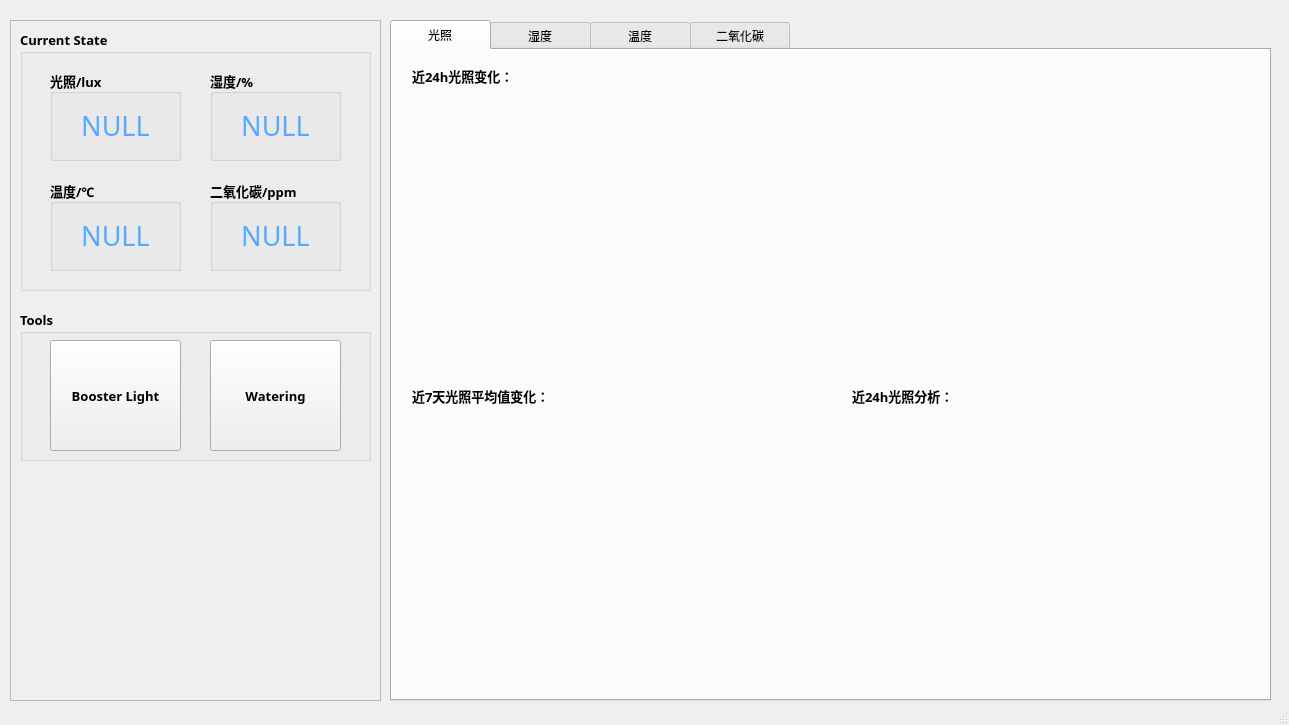
<?xml version="1.0" encoding="UTF-8"?>
<ui version="4.0">
 <class>URPMainWindow</class>
 <widget class="QMainWindow" name="URPMainWindow">
  <property name="geometry">
   <rect>
    <x>0</x>
    <y>0</y>
    <width>1289</width>
    <height>725</height>
   </rect>
  </property>
  <property name="windowTitle">
   <string>MainWindow</string>
  </property>
  <widget class="QWidget" name="centralwidget">
   <widget class="QSplitter" name="splitter">
    <property name="geometry">
     <rect>
      <x>390</x>
      <y>20</y>
      <width>881</width>
      <height>681</height>
     </rect>
    </property>
    <property name="orientation">
     <enum>Qt::Horizontal</enum>
    </property>
    <widget class="QTabWidget" name="tabWidget">
     <property name="enabled">
      <bool>true</bool>
     </property>
     <property name="styleSheet">
      <string notr="true">QTabBar::tab{width:100;height:30}
QTabBar::tab{font: 75 10pt &quot;等线&quot;}
</string>
     </property>
     <property name="tabShape">
      <enum>QTabWidget::Rounded</enum>
     </property>
     <property name="currentIndex">
      <number>0</number>
     </property>
     <property name="usesScrollButtons">
      <bool>true</bool>
     </property>
     <property name="documentMode">
      <bool>false</bool>
     </property>
     <property name="tabsClosable">
      <bool>false</bool>
     </property>
     <property name="tabBarAutoHide">
      <bool>false</bool>
     </property>
     <widget class="QWidget" name="tab_illum">
      <attribute name="title">
       <string>光照</string>
      </attribute>
      <widget class="QLabel" name="tab_illum_label1">
       <property name="geometry">
        <rect>
         <x>-30</x>
         <y>40</y>
         <width>881</width>
         <height>281</height>
        </rect>
       </property>
       <property name="text">
        <string/>
       </property>
      </widget>
      <widget class="QLabel" name="tab_illum_label2">
       <property name="geometry">
        <rect>
         <x>20</x>
         <y>360</y>
         <width>411</width>
         <height>281</height>
        </rect>
       </property>
       <property name="text">
        <string/>
       </property>
      </widget>
      <widget class="QLabel" name="tab_illum_label3">
       <property name="geometry">
        <rect>
         <x>410</x>
         <y>330</y>
         <width>471</width>
         <height>311</height>
        </rect>
       </property>
       <property name="text">
        <string/>
       </property>
      </widget>
      <widget class="QLabel" name="illum_title_label_1">
       <property name="geometry">
        <rect>
         <x>20</x>
         <y>10</y>
         <width>241</width>
         <height>31</height>
        </rect>
       </property>
       <property name="font">
        <font>
         <family>微软雅黑</family>
         <pointsize>10</pointsize>
         <weight>75</weight>
         <bold>true</bold>
        </font>
       </property>
       <property name="text">
        <string>近24h光照变化：</string>
       </property>
      </widget>
      <widget class="QLabel" name="illum_title_label_2">
       <property name="geometry">
        <rect>
         <x>20</x>
         <y>330</y>
         <width>241</width>
         <height>31</height>
        </rect>
       </property>
       <property name="font">
        <font>
         <family>微软雅黑</family>
         <pointsize>10</pointsize>
         <weight>75</weight>
         <bold>true</bold>
        </font>
       </property>
       <property name="text">
        <string>近7天光照平均值变化：</string>
       </property>
      </widget>
      <widget class="QLabel" name="illum_title_label_3">
       <property name="geometry">
        <rect>
         <x>460</x>
         <y>330</y>
         <width>241</width>
         <height>31</height>
        </rect>
       </property>
       <property name="font">
        <font>
         <family>微软雅黑</family>
         <pointsize>10</pointsize>
         <weight>75</weight>
         <bold>true</bold>
        </font>
       </property>
       <property name="text">
        <string>近24h光照分析：</string>
       </property>
      </widget>
     </widget>
     <widget class="QWidget" name="tab_hum">
      <attribute name="title">
       <string>湿度</string>
      </attribute>
      <widget class="QLabel" name="tab_hum_label1">
       <property name="geometry">
        <rect>
         <x>-30</x>
         <y>40</y>
         <width>881</width>
         <height>281</height>
        </rect>
       </property>
       <property name="text">
        <string/>
       </property>
      </widget>
      <widget class="QLabel" name="hum_title_label_1">
       <property name="geometry">
        <rect>
         <x>20</x>
         <y>10</y>
         <width>241</width>
         <height>31</height>
        </rect>
       </property>
       <property name="font">
        <font>
         <family>微软雅黑</family>
         <pointsize>10</pointsize>
         <weight>75</weight>
         <bold>true</bold>
        </font>
       </property>
       <property name="text">
        <string>近24h湿度变化：</string>
       </property>
      </widget>
      <widget class="QLabel" name="hum_title_label_2">
       <property name="geometry">
        <rect>
         <x>20</x>
         <y>330</y>
         <width>241</width>
         <height>31</height>
        </rect>
       </property>
       <property name="font">
        <font>
         <family>微软雅黑</family>
         <pointsize>10</pointsize>
         <weight>75</weight>
         <bold>true</bold>
        </font>
       </property>
       <property name="text">
        <string>近7天湿度平均值变化：</string>
       </property>
      </widget>
      <widget class="QLabel" name="tab_hum_label2">
       <property name="geometry">
        <rect>
         <x>20</x>
         <y>360</y>
         <width>411</width>
         <height>281</height>
        </rect>
       </property>
       <property name="text">
        <string/>
       </property>
      </widget>
      <widget class="QLabel" name="tab_hum_label3">
       <property name="geometry">
        <rect>
         <x>410</x>
         <y>330</y>
         <width>471</width>
         <height>311</height>
        </rect>
       </property>
       <property name="text">
        <string/>
       </property>
      </widget>
      <widget class="QLabel" name="hum_title_label_4">
       <property name="geometry">
        <rect>
         <x>460</x>
         <y>330</y>
         <width>241</width>
         <height>31</height>
        </rect>
       </property>
       <property name="font">
        <font>
         <family>微软雅黑</family>
         <pointsize>10</pointsize>
         <weight>75</weight>
         <bold>true</bold>
        </font>
       </property>
       <property name="text">
        <string>近24h湿度分析：</string>
       </property>
      </widget>
     </widget>
     <widget class="QWidget" name="tab_temp">
      <attribute name="title">
       <string>温度</string>
      </attribute>
      <widget class="QLabel" name="tab_temp_label1">
       <property name="geometry">
        <rect>
         <x>-30</x>
         <y>40</y>
         <width>881</width>
         <height>281</height>
        </rect>
       </property>
       <property name="text">
        <string/>
       </property>
      </widget>
      <widget class="QLabel" name="tab_temp_label3">
       <property name="geometry">
        <rect>
         <x>410</x>
         <y>330</y>
         <width>471</width>
         <height>311</height>
        </rect>
       </property>
       <property name="text">
        <string/>
       </property>
      </widget>
      <widget class="QLabel" name="tab_temp_label2">
       <property name="geometry">
        <rect>
         <x>20</x>
         <y>360</y>
         <width>411</width>
         <height>281</height>
        </rect>
       </property>
       <property name="text">
        <string/>
       </property>
      </widget>
      <widget class="QLabel" name="temp_title_label_1">
       <property name="geometry">
        <rect>
         <x>20</x>
         <y>10</y>
         <width>241</width>
         <height>31</height>
        </rect>
       </property>
       <property name="font">
        <font>
         <family>微软雅黑</family>
         <pointsize>10</pointsize>
         <weight>75</weight>
         <bold>true</bold>
        </font>
       </property>
       <property name="text">
        <string>近24h温度变化：</string>
       </property>
      </widget>
      <widget class="QLabel" name="temp_title_label_2">
       <property name="geometry">
        <rect>
         <x>20</x>
         <y>330</y>
         <width>241</width>
         <height>31</height>
        </rect>
       </property>
       <property name="font">
        <font>
         <family>微软雅黑</family>
         <pointsize>10</pointsize>
         <weight>75</weight>
         <bold>true</bold>
        </font>
       </property>
       <property name="text">
        <string>近7天温度平均值变化：</string>
       </property>
      </widget>
      <widget class="QLabel" name="temp_title_label_3">
       <property name="geometry">
        <rect>
         <x>460</x>
         <y>330</y>
         <width>131</width>
         <height>31</height>
        </rect>
       </property>
       <property name="font">
        <font>
         <family>微软雅黑</family>
         <pointsize>10</pointsize>
         <weight>75</weight>
         <bold>true</bold>
        </font>
       </property>
       <property name="text">
        <string>近24h温度分析：</string>
       </property>
      </widget>
     </widget>
     <widget class="QWidget" name="tab_co2">
      <attribute name="title">
       <string>二氧化碳</string>
      </attribute>
      <widget class="QLabel" name="tab_co2_label2">
       <property name="geometry">
        <rect>
         <x>20</x>
         <y>360</y>
         <width>411</width>
         <height>281</height>
        </rect>
       </property>
       <property name="text">
        <string/>
       </property>
      </widget>
      <widget class="QLabel" name="tab_co2_label3">
       <property name="geometry">
        <rect>
         <x>410</x>
         <y>330</y>
         <width>471</width>
         <height>311</height>
        </rect>
       </property>
       <property name="text">
        <string/>
       </property>
      </widget>
      <widget class="QLabel" name="co2_title_label_1">
       <property name="geometry">
        <rect>
         <x>20</x>
         <y>330</y>
         <width>241</width>
         <height>31</height>
        </rect>
       </property>
       <property name="font">
        <font>
         <family>微软雅黑</family>
         <pointsize>10</pointsize>
         <weight>75</weight>
         <bold>true</bold>
        </font>
       </property>
       <property name="text">
        <string>近7天二氧化碳平均值变化：</string>
       </property>
      </widget>
      <widget class="QLabel" name="tab_co2_label1">
       <property name="geometry">
        <rect>
         <x>-30</x>
         <y>40</y>
         <width>881</width>
         <height>281</height>
        </rect>
       </property>
       <property name="text">
        <string/>
       </property>
      </widget>
      <widget class="QLabel" name="co2_title_label_2">
       <property name="geometry">
        <rect>
         <x>460</x>
         <y>330</y>
         <width>171</width>
         <height>31</height>
        </rect>
       </property>
       <property name="font">
        <font>
         <family>微软雅黑</family>
         <pointsize>10</pointsize>
         <weight>75</weight>
         <bold>true</bold>
        </font>
       </property>
       <property name="text">
        <string>近24h二氧化碳分析：</string>
       </property>
      </widget>
      <widget class="QLabel" name="co2_title_label_3">
       <property name="geometry">
        <rect>
         <x>20</x>
         <y>10</y>
         <width>241</width>
         <height>31</height>
        </rect>
       </property>
       <property name="font">
        <font>
         <family>微软雅黑</family>
         <pointsize>10</pointsize>
         <weight>75</weight>
         <bold>true</bold>
        </font>
       </property>
       <property name="text">
        <string>近24h二氧化碳变化：</string>
       </property>
      </widget>
     </widget>
    </widget>
   </widget>
   <widget class="QFrame" name="frame">
    <property name="geometry">
     <rect>
      <x>10</x>
      <y>20</y>
      <width>371</width>
      <height>681</height>
     </rect>
    </property>
    <property name="frameShape">
     <enum>QFrame::StyledPanel</enum>
    </property>
    <property name="frameShadow">
     <enum>QFrame::Raised</enum>
    </property>
    <widget class="QGroupBox" name="groupBox_currentState">
     <property name="enabled">
      <bool>true</bool>
     </property>
     <property name="geometry">
      <rect>
       <x>10</x>
       <y>10</y>
       <width>351</width>
       <height>261</height>
      </rect>
     </property>
     <property name="font">
      <font>
       <family>微软雅黑</family>
       <pointsize>10</pointsize>
       <weight>75</weight>
       <bold>true</bold>
      </font>
     </property>
     <property name="title">
      <string>Current State</string>
     </property>
     <widget class="QGroupBox" name="groupBox_illum">
      <property name="geometry">
       <rect>
        <x>30</x>
        <y>40</y>
        <width>131</width>
        <height>91</height>
       </rect>
      </property>
      <property name="font">
       <font>
        <family>等线</family>
        <pointsize>10</pointsize>
        <weight>75</weight>
        <bold>true</bold>
        <kerning>true</kerning>
       </font>
      </property>
      <property name="title">
       <string>光照/lux</string>
      </property>
      <widget class="QLabel" name="label_illum">
       <property name="geometry">
        <rect>
         <x>10</x>
         <y>30</y>
         <width>111</width>
         <height>51</height>
        </rect>
       </property>
       <property name="text">
        <string>&lt;!DOCTYPE HTML PUBLIC &quot;-//W3C//DTD HTML 4.0//EN&quot; &quot;http://www.w3.org/TR/REC-html40/strict.dtd&quot;&gt;
&lt;html&gt;&lt;head&gt;&lt;meta name=&quot;qrichtext&quot; content=&quot;1&quot; /&gt;&lt;style type=&quot;text/css&quot;&gt;
p, li { white-space: pre-wrap; }
&lt;/style&gt;&lt;/head&gt;&lt;body style=&quot; font-family:'SimSun'; font-size:9pt; font-weight:400; font-style:normal;&quot;&gt;
&lt;p align=&quot;center&quot; style=&quot; margin-top:12px; margin-bottom:12px; margin-left:0px; margin-right:0px; -qt-block-indent:0; text-indent:0px;&quot;&gt;&lt;span style=&quot; font-family:'Arial'; font-size:20pt; color:#55aaff;&quot;&gt;NULL&lt;/span&gt;&lt;/p&gt;&lt;/body&gt;&lt;/html&gt;</string>
       </property>
       <property name="textFormat">
        <enum>Qt::AutoText</enum>
       </property>
      </widget>
     </widget>
     <widget class="QGroupBox" name="groupBox_hum">
      <property name="geometry">
       <rect>
        <x>190</x>
        <y>40</y>
        <width>131</width>
        <height>91</height>
       </rect>
      </property>
      <property name="font">
       <font>
        <family>等线</family>
        <weight>75</weight>
        <bold>true</bold>
       </font>
      </property>
      <property name="title">
       <string>湿度/%</string>
      </property>
      <widget class="QLabel" name="label_hum">
       <property name="geometry">
        <rect>
         <x>10</x>
         <y>30</y>
         <width>111</width>
         <height>51</height>
        </rect>
       </property>
       <property name="text">
        <string>&lt;!DOCTYPE HTML PUBLIC &quot;-//W3C//DTD HTML 4.0//EN&quot; &quot;http://www.w3.org/TR/REC-html40/strict.dtd&quot;&gt;
&lt;html&gt;&lt;head&gt;&lt;meta name=&quot;qrichtext&quot; content=&quot;1&quot; /&gt;&lt;style type=&quot;text/css&quot;&gt;
p, li { white-space: pre-wrap; }
&lt;/style&gt;&lt;/head&gt;&lt;body style=&quot; font-family:'SimSun'; font-size:9pt; font-weight:400; font-style:normal;&quot;&gt;
&lt;p align=&quot;center&quot; style=&quot; margin-top:12px; margin-bottom:12px; margin-left:0px; margin-right:0px; -qt-block-indent:0; text-indent:0px;&quot;&gt;&lt;span style=&quot; font-family:'Arial'; font-size:20pt; color:#55aaff;&quot;&gt;NULL&lt;/span&gt;&lt;/p&gt;&lt;/body&gt;&lt;/html&gt;</string>
       </property>
       <property name="textFormat">
        <enum>Qt::AutoText</enum>
       </property>
      </widget>
     </widget>
     <widget class="QGroupBox" name="groupBox_temp">
      <property name="geometry">
       <rect>
        <x>30</x>
        <y>150</y>
        <width>131</width>
        <height>91</height>
       </rect>
      </property>
      <property name="font">
       <font>
        <family>等线</family>
        <pointsize>10</pointsize>
        <weight>75</weight>
        <bold>true</bold>
        <kerning>true</kerning>
       </font>
      </property>
      <property name="title">
       <string>温度/℃</string>
      </property>
      <widget class="QLabel" name="label_temp">
       <property name="geometry">
        <rect>
         <x>10</x>
         <y>30</y>
         <width>111</width>
         <height>51</height>
        </rect>
       </property>
       <property name="text">
        <string>&lt;!DOCTYPE HTML PUBLIC &quot;-//W3C//DTD HTML 4.0//EN&quot; &quot;http://www.w3.org/TR/REC-html40/strict.dtd&quot;&gt;
&lt;html&gt;&lt;head&gt;&lt;meta name=&quot;qrichtext&quot; content=&quot;1&quot; /&gt;&lt;style type=&quot;text/css&quot;&gt;
p, li { white-space: pre-wrap; }
&lt;/style&gt;&lt;/head&gt;&lt;body style=&quot; font-family:'SimSun'; font-size:9pt; font-weight:400; font-style:normal;&quot;&gt;
&lt;p align=&quot;center&quot; style=&quot; margin-top:12px; margin-bottom:12px; margin-left:0px; margin-right:0px; -qt-block-indent:0; text-indent:0px;&quot;&gt;&lt;span style=&quot; font-family:'Arial'; font-size:20pt; color:#55aaff;&quot;&gt;NULL&lt;/span&gt;&lt;/p&gt;&lt;/body&gt;&lt;/html&gt;</string>
       </property>
       <property name="textFormat">
        <enum>Qt::AutoText</enum>
       </property>
      </widget>
     </widget>
     <widget class="QGroupBox" name="groupBox_co2">
      <property name="geometry">
       <rect>
        <x>190</x>
        <y>150</y>
        <width>131</width>
        <height>91</height>
       </rect>
      </property>
      <property name="font">
       <font>
        <family>等线</family>
        <pointsize>10</pointsize>
        <weight>75</weight>
        <bold>true</bold>
        <kerning>true</kerning>
       </font>
      </property>
      <property name="title">
       <string>二氧化碳/ppm</string>
      </property>
      <widget class="QLabel" name="label_co2">
       <property name="geometry">
        <rect>
         <x>10</x>
         <y>30</y>
         <width>111</width>
         <height>51</height>
        </rect>
       </property>
       <property name="text">
        <string>&lt;!DOCTYPE HTML PUBLIC &quot;-//W3C//DTD HTML 4.0//EN&quot; &quot;http://www.w3.org/TR/REC-html40/strict.dtd&quot;&gt;
&lt;html&gt;&lt;head&gt;&lt;meta name=&quot;qrichtext&quot; content=&quot;1&quot; /&gt;&lt;style type=&quot;text/css&quot;&gt;
p, li { white-space: pre-wrap; }
&lt;/style&gt;&lt;/head&gt;&lt;body style=&quot; font-family:'SimSun'; font-size:9pt; font-weight:400; font-style:normal;&quot;&gt;
&lt;p align=&quot;center&quot; style=&quot; margin-top:12px; margin-bottom:12px; margin-left:0px; margin-right:0px; -qt-block-indent:0; text-indent:0px;&quot;&gt;&lt;span style=&quot; font-family:'Arial'; font-size:20pt; color:#55aaff;&quot;&gt;NULL&lt;/span&gt;&lt;/p&gt;&lt;/body&gt;&lt;/html&gt;</string>
       </property>
       <property name="textFormat">
        <enum>Qt::AutoText</enum>
       </property>
      </widget>
     </widget>
    </widget>
    <widget class="QGroupBox" name="groupBox_Tools">
     <property name="geometry">
      <rect>
       <x>10</x>
       <y>290</y>
       <width>351</width>
       <height>151</height>
      </rect>
     </property>
     <property name="font">
      <font>
       <family>微软雅黑</family>
       <pointsize>10</pointsize>
       <weight>75</weight>
       <bold>true</bold>
      </font>
     </property>
     <property name="title">
      <string>Tools</string>
     </property>
     <widget class="QPushButton" name="pushButton_water">
      <property name="geometry">
       <rect>
        <x>30</x>
        <y>30</y>
        <width>131</width>
        <height>111</height>
       </rect>
      </property>
      <property name="font">
       <font>
        <family>微软雅黑</family>
        <pointsize>10</pointsize>
        <weight>75</weight>
        <bold>true</bold>
       </font>
      </property>
      <property name="cursor">
       <cursorShape>ArrowCursor</cursorShape>
      </property>
      <property name="autoFillBackground">
       <bool>false</bool>
      </property>
      <property name="styleSheet">
       <string notr="true"/>
      </property>
      <property name="text">
       <string>Booster Light</string>
      </property>
      <property name="flat">
       <bool>false</bool>
      </property>
     </widget>
     <widget class="QPushButton" name="pushButton_light">
      <property name="geometry">
       <rect>
        <x>190</x>
        <y>30</y>
        <width>131</width>
        <height>111</height>
       </rect>
      </property>
      <property name="font">
       <font>
        <family>微软雅黑</family>
        <pointsize>10</pointsize>
        <weight>75</weight>
        <bold>true</bold>
       </font>
      </property>
      <property name="styleSheet">
       <string notr="true"/>
      </property>
      <property name="text">
       <string>Watering</string>
      </property>
      <property name="flat">
       <bool>false</bool>
      </property>
     </widget>
    </widget>
   </widget>
  </widget>
  <widget class="QMenuBar" name="menubar">
   <property name="geometry">
    <rect>
     <x>0</x>
     <y>0</y>
     <width>1289</width>
     <height>26</height>
    </rect>
   </property>
  </widget>
  <widget class="QStatusBar" name="statusbar"/>
 </widget>
 <resources>
  <include location="test.qrc"/>
 </resources>
 <connections/>
</ui>
